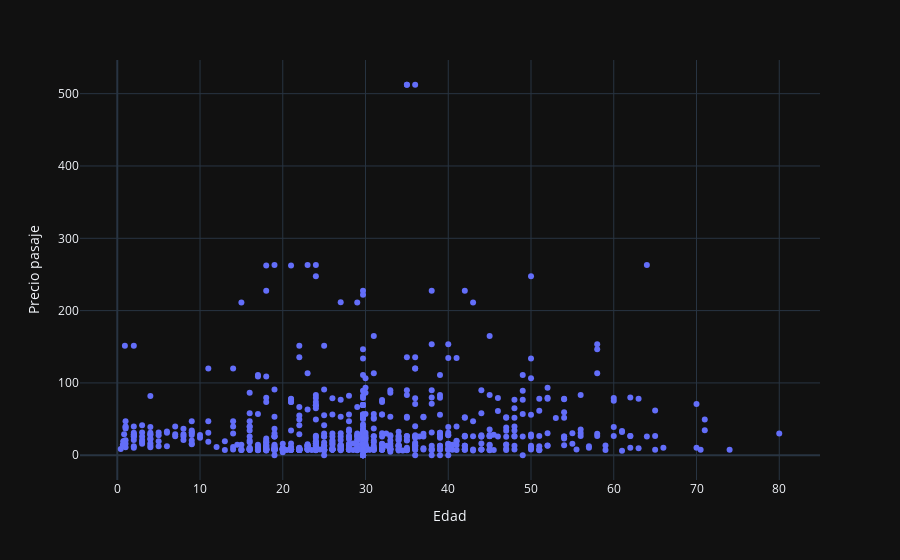

Notebook cell for this chart:
### Code cell
#grafico que muestra el precio de pasaje por la edad

fig = px.scatter(df, x="Edad", y='Precio pasaje', template="plotly_dark")
fig.show()

### Figure 1 — Plotly figure (JSON) as saved in the notebook; plotly's stock layout.template omitted (floating-point values rounded to 4 significant figures; data arrays with more than 128 entries replaced by an {"elided": "..."} marker saying what was removed)
{"data": [{"hovertemplate": "Edad=%{x}<br>Precio pasaje=%{y}<extra></extra>", "legendgroup": "", "marker": {"color": "#636efa", "symbol": "circle"}, "mode": "markers", "name": "", "showlegend": false, "type": "scatter", "x": {"elided": "891 float values"}, "xaxis": "x", "y": {"elided": "891 float values"}, "yaxis": "y"}], "layout": {"legend": {"tracegroupgap": 0}, "margin": {"t": 60}, "xaxis": {"anchor": "y", "domain": [0, 1], "title": {"text": "Edad"}}, "yaxis": {"anchor": "x", "domain": [0, 1], "title": {"text": "Precio pasaje"}}}}
